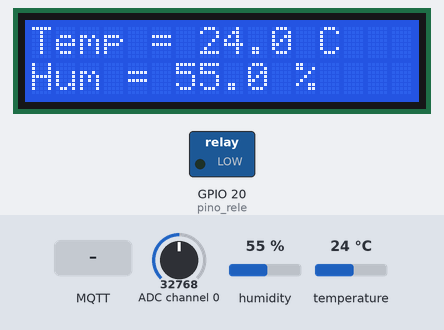
This program was run on a simulated Raspberry Pi (BCM pin numbers). Parts: 16×2 character LCD, switched loads named in the program (green lamp = pin HIGH). Inputs (shaded band) come from the test bench; at power-on: ADC channel 0 = 32768, humidity 55 %, temperature 24 °C (analog values on the 0–65535 scale). No MQTT or app messages arrive unless stated; threads take turns every 2 ms; what the program prints to the terminal is not drawn.

Above: at 1.3 s.
1.4 s: MQTT message "ligar" arrives on the first subscribed topic
At 6.1 s:
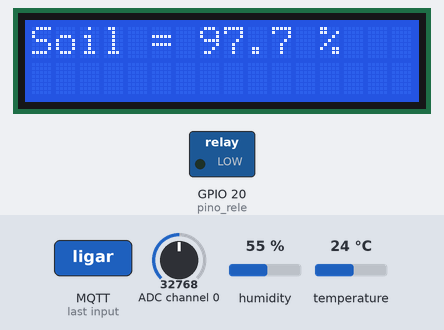
7.0 s: ADC channel 0 set to 47872
At 20.9 s:
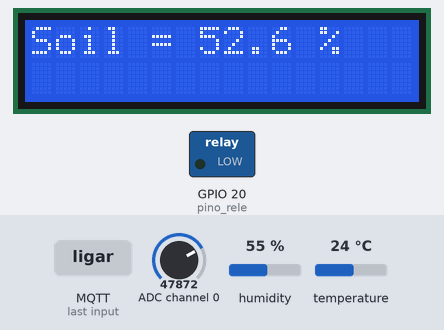
21.0 s: ADC channel 0 set to 49312
32.6 s: humidity set to 22 %
At 46.55 s:
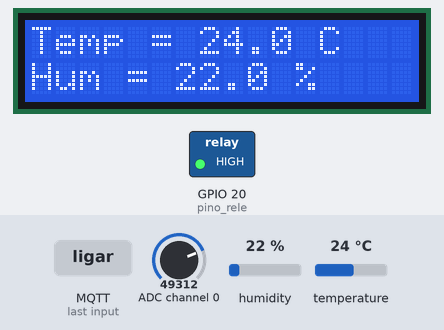
46.6 s: MQTT message "desligar" arrives on the first subscribed topic
At 47.3 s:
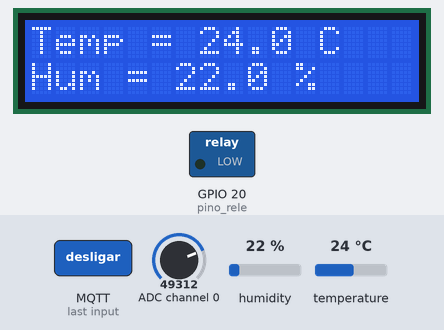
48.1 s: temperature set to 12 °C
At 62.8 s:
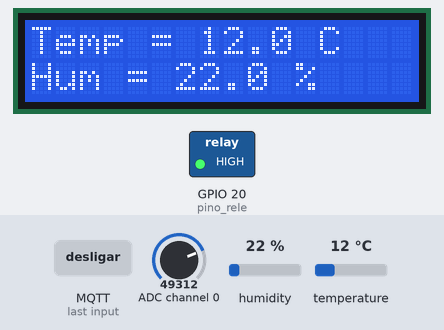
Timing chart, 0 to 63.1 s (numbered marks = the images above; inputs shaded):
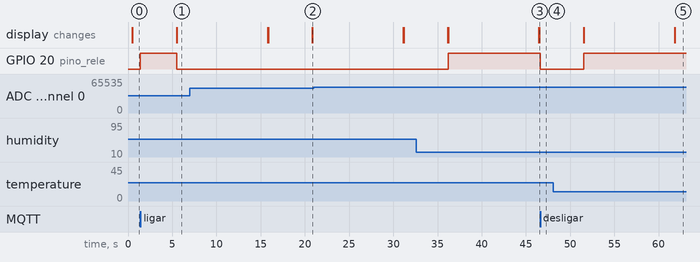

The program:

TempLCD-2.0.py
```python
import paho.mqtt.client as mqtt
from RPLCD.i2c import CharLCD
import time
import board
import adafruit_dht
import busio
import adafruit_ads1x15.ads1015 as ADS
from adafruit_ads1x15.analog_in import AnalogIn
import RPi.GPIO as GPIO
import threading

# Configuração do GPIO
pino_rele = 20
GPIO.setmode(GPIO.BCM)
GPIO.setup(pino_rele, GPIO.OUT)
GPIO.output(pino_rele, GPIO.LOW)

# Inicializando o LCD
lcd = CharLCD(i2c_expander='PCF8574', address=0x27, port=1, cols=16, rows=2, dotsize=8)
lcd.clear()

# Inicializando o DHT11
dhtDevice = adafruit_dht.DHT11(board.D17, use_pulseio=False)

# Inicializando o módulo de Digital/Analógico
i2c = busio.I2C(board.SCL, board.SDA)
ads = ADS.ADS1015(i2c)
chan = AnalogIn(ads, ADS.P0)

# Configuração do cliente MQTT
client = mqtt.Client()

# Função de callback quando o cliente se conecta ao broker MQTT
def on_connect(client, userdata, flags, rc):
    print("Conectado ao broker MQTT com código de retorno: " + str(rc))
    client.subscribe("raspberry/relay")  # Inscreve-se no tópico para comandos do relé

# Função de callback para quando uma mensagem for recebida
def on_message(client, userdata, msg):
    message = msg.payload.decode()
    print("Mensagem recebida: " + message)

    if message == "ligar":
        GPIO.output(pino_rele, GPIO.HIGH)
        print("Relé ligado")
    elif message == "desligar":
        GPIO.output(pino_rele, GPIO.LOW)
        print("Relé desligado")

# Configurações do MQTT
client.on_connect = on_connect
client.on_message = on_message
client.connect("localhost", 1883, 60)  # Conecta-se ao broker MQTT no localhost

# Função para ler e mostrar as informações no LCD, e publicar no MQTT
def read_and_display():
    while True:
        try:
            # Tenta ler os dados do sensor DHT11
            for _ in range(5):  # Tenta até 5 vezes
                try:
                    print("Lendo os dados do Sensores")
                    humidity = dhtDevice.humidity
                    temperature = dhtDevice.temperature
                    voltagem = chan.voltage

                    if temperature is not None and humidity is not None:
                        break  # Sai do loop se a leitura for bem-sucedida
                    time.sleep(2)  # Espera 2 segundos antes de tentar novamente
                except RuntimeError as e:
                    print(f"Lendo novamente o sensor: {e}")
            else:
                # Se não obter leituras válidas após 5 tentativas, exibe erro
                print("Falha ao obter leitura válida do sensor DHT11")
                continue  # Pula para a próxima iteração do loop principal

            # Exibindo os dados no LCD
            lcd.clear()
            lcd.write_string(f'Temp = {temperature:.1f} C')
            lcd.crlf()
            lcd.write_string(f'Hum = {humidity:.1f} %')
            time.sleep(5)

            lcd.clear()
            MAX_VOLTAGE = 4.094
            MIN_VOLTAGE = 2.000
            solo = ((MAX_VOLTAGE - voltagem) / (MAX_VOLTAGE - MIN_VOLTAGE)) * 100
            lcd.write_string(f'Soil = {solo:.1f} %')

            # Controle do relé com base na leitura de solo
            control_relay(solo)

            # Exibindo os valores no console
            print(f'Temp = {temperature:.1f} C')
            print(f'Hum = {humidity:.1f} %')
            print(f'Solo = {solo:.1f} %')

            # Publica os dados no MQTT
            client.publish("raspberry/sensors/temperature", f"{temperature}")
            client.publish("raspberry/sensors/humidity", f"{humidity}")
            client.publish("raspberry/sensors/soil", f"{solo}")

        except RuntimeError as e:
            print("Erro ao ler o sensor: ", e)

        time.sleep(10)  # Espera antes da próxima leitura

def control_relay(solo):
    if solo < 50:
        GPIO.output(pino_rele, GPIO.HIGH)
        print("Relé ligado")
    else:
        GPIO.output(pino_rele, GPIO.LOW)
        print("Relé desligado")

# Executa as funções em threads
sensor_thread = threading.Thread(target=read_and_display)
sensor_thread.start()

client.loop_start()  # Inicia o loop MQTT em segundo plano

try:
    while True:
        time.sleep(1)

except KeyboardInterrupt:
    print("Programa interrompido pelo usuário")

finally:
    dhtDevice.exit()
    lcd.clear()
    GPIO.cleanup()
    print("Recursos liberados")
```

Measured:
- after the input at 1.4 s, GPIO 20 (pino_rele): LOW → HIGH at once, → LOW 4.1 s later
- after the input at 46.6 s, GPIO 20 (pino_rele): HIGH → LOW at once
